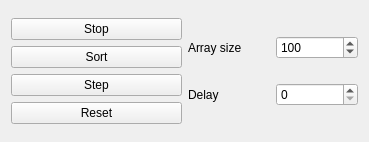
<?xml version="1.0" encoding="UTF-8"?>
<ui version="4.0">
 <class>sortcontrol</class>
 <widget class="QWidget" name="sortcontrol">
  <property name="geometry">
   <rect>
    <x>0</x>
    <y>0</y>
    <width>369</width>
    <height>142</height>
   </rect>
  </property>
  <property name="windowTitle">
   <string>Form</string>
  </property>
  <layout class="QGridLayout" name="gridLayout">
   <item row="0" column="0">
    <layout class="QVBoxLayout" name="verticalLayout">
     <item>
      <widget class="QPushButton" name="stopButton">
       <property name="text">
        <string>Stop</string>
       </property>
      </widget>
     </item>
     <item>
      <widget class="QPushButton" name="sortButton">
       <property name="text">
        <string>Sort</string>
       </property>
      </widget>
     </item>
     <item>
      <widget class="QPushButton" name="stepButton">
       <property name="text">
        <string>Step</string>
       </property>
      </widget>
     </item>
     <item>
      <widget class="QPushButton" name="resetButton">
       <property name="text">
        <string>Reset</string>
       </property>
      </widget>
     </item>
    </layout>
   </item>
   <item row="0" column="1">
    <layout class="QVBoxLayout" name="verticalLayout_2">
     <item>
      <layout class="QHBoxLayout" name="horizontalLayout">
       <item>
        <widget class="QLabel" name="arraySizeLabel">
         <property name="text">
          <string>Array size</string>
         </property>
        </widget>
       </item>
       <item>
        <widget class="QSpinBox" name="arraySizeInput">
         <property name="maximum">
          <number>999999999</number>
         </property>
         <property name="value">
          <number>100</number>
         </property>
        </widget>
       </item>
      </layout>
     </item>
     <item>
      <layout class="QHBoxLayout" name="horizontalLayout_2">
       <item>
        <widget class="QLabel" name="delayLabel">
         <property name="text">
          <string>Delay</string>
         </property>
        </widget>
       </item>
       <item>
        <widget class="QSpinBox" name="delayInput">
         <property name="minimum">
          <number>0</number>
         </property>
         <property name="maximum">
          <number>999999999</number>
         </property>
         <property name="singleStep">
          <number>1</number>
         </property>
        </widget>
       </item>
      </layout>
     </item>
    </layout>
   </item>
  </layout>
 </widget>
 <resources/>
 <connections/>
</ui>
